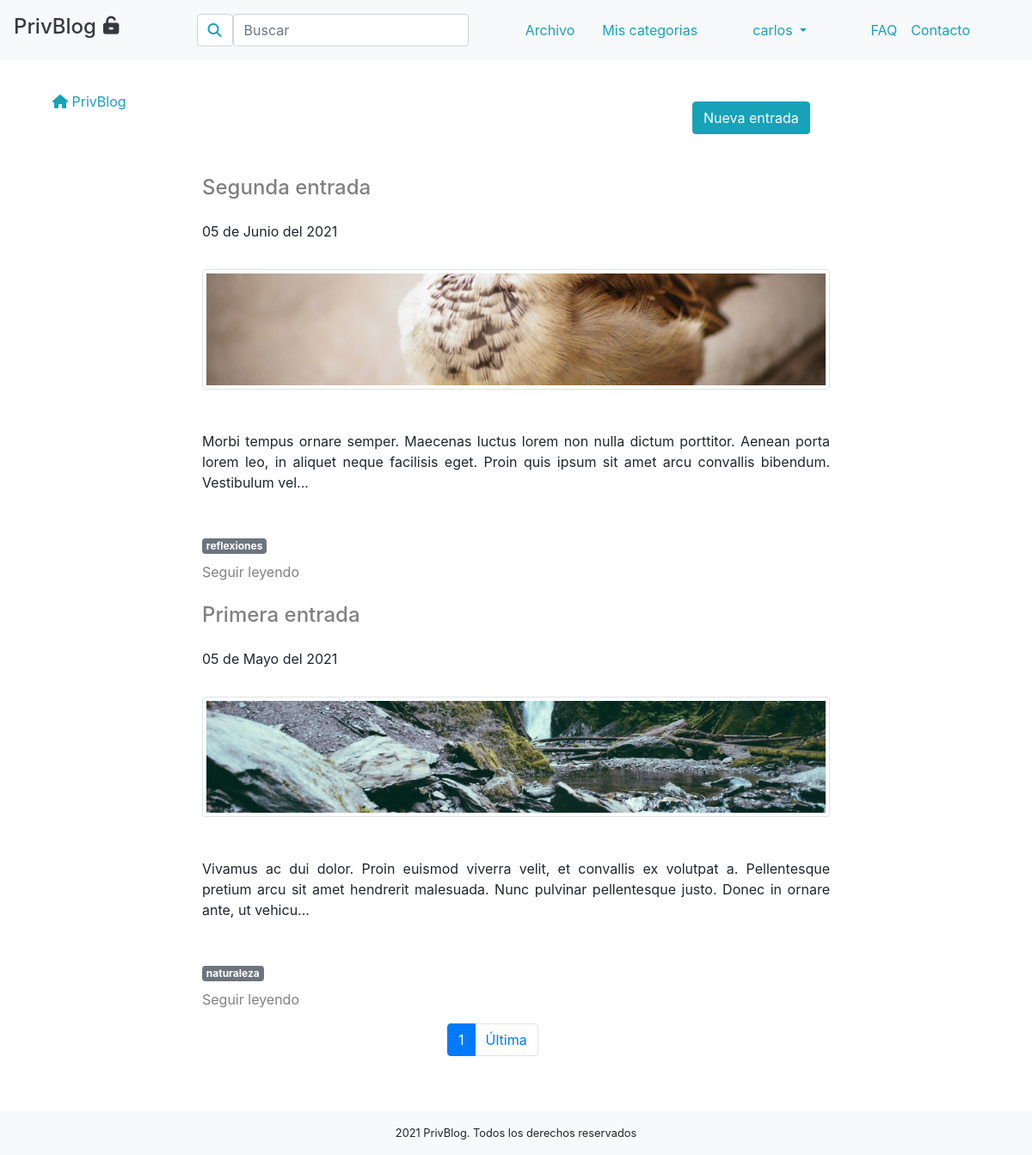
The page /contenido.php (signed in) on the database its author committed.
### tables this page shows
CREATE TABLE IF NOT EXISTS `entrada` (
  `id` int(11) NOT NULL AUTO_INCREMENT,
  `titulo` char(50) DEFAULT NULL,
  `texto` varchar(10000) NOT NULL DEFAULT '',
  `autor` char(50) NOT NULL,
  `imagen` varchar(500) DEFAULT NULL,
  `fecha` timestamp NOT NULL DEFAULT current_timestamp(),
  PRIMARY KEY (`id`),
  KEY `FK_entrada_persona` (`autor`),
  CONSTRAINT `FK_entrada_persona` FOREIGN KEY (`autor`) REFERENCES `persona` (`nombre`) ON DELETE CASCADE ON UPDATE CASCADE
);

CREATE TABLE IF NOT EXISTS `asoc_categoria_entrada` (
  `id_categoria` int(11) NOT NULL,
  `id_entrada` int(11) NOT NULL,
  PRIMARY KEY (`id_categoria`,`id_entrada`),
  KEY `FK__entrada` (`id_entrada`),
  CONSTRAINT `FK__categoria` FOREIGN KEY (`id_categoria`) REFERENCES `categoria` (`id`) ON DELETE CASCADE ON UPDATE CASCADE,
  CONSTRAINT `FK__entrada` FOREIGN KEY (`id_entrada`) REFERENCES `entrada` (`id`) ON DELETE CASCADE ON UPDATE CASCADE
);

CREATE TABLE IF NOT EXISTS `categoria` (
  `id` int(11) NOT NULL AUTO_INCREMENT,
  `nombre` char(50) NOT NULL,
  `autor` char(50) NOT NULL,
  PRIMARY KEY (`id`),
  KEY `FK_categoria_persona` (`autor`),
  CONSTRAINT `FK_categoria_persona` FOREIGN KEY (`autor`) REFERENCES `persona` (`nombre`) ON DELETE CASCADE ON UPDATE CASCADE
);

### controlador/contenidoController.php (called while the page is built, shortened)
<?php
$paginacion=new Paginacion(2);
$pagina_actual=$paginacion->getPaginaActual();
$inicio=$paginacion->getInicio();
$num_entradas_por_pagina=$paginacion->getNumEntradasPagina();
$total_paginas=$paginacion->getNumeroPaginas();
$entradas_usuario=$paginacion->getEntradas($inicio, $num_entradas_por_pagina);
require 'vista/contenido.view.php';

### contenido.php (called while the page is built)
<?php
require('controlador/contenidoController.php');
 ?>

### modelo/PaginacionClass.php (called while the page is built, shortened)
<?php
class Paginacion{
private $pagina_actual;
protected $entradas_por_pagina;
private $inicio;
private $num_total_entradas;
public function __construct($entradas_pagina){
	$this->entradas_por_pagina=$entradas_pagina;
	$this->pagina_actual = isset($_GET['pagina']) ? (int)$_GET['pagina'] : 1;
	$this->inicio = ($this->pagina_actual > 1) ? ($this->pagina_actual * $this->entradas_por_pagina - $this->entradas_por_pagina) : 0 ;
}
public function getPaginaActual(){
	return $this->pagina_actual;
}
public function getInicio(){
	return $this->inicio;
}
public function getNumEntradasPagina(){
	return $this->entradas_por_pagina;
}
public function getEntradas($inicio, $entradas_por_pagina){
		$statement = Tool::conectarBase()->prepare("SELECT * FROM entrada WHERE autor='".$_SESSION['nombre']."' ORDER BY fecha DESC LIMIT {$inicio}, {$entradas_por_pagina}");
		$statement->execute();
		return $statement->fetchAll();
	}
public function getNumeroTotalEntradas(){
	$statement=Tool::conectarBase()->prepare("SELECT * FROM entrada WHERE autor='".$_SESSION['nombre']."'");
		$statement->execute(array());
		$resultado=$statement->fetchAll();
		if($resultado){
			$statement=Tool::conectarBase()->prepare("SELECT COUNT(*) AS total FROM entrada WHERE autor='".$_SESSION['nombre']."'");
		$statement->execute(array());
		return $this->num_total_entradas=$statement->fetch(PDO::FETCH_OBJ)->total;
		}
}
	public function getNumeroPaginas(){
		$this->getNumeroTotalEntradas();
		return $this->numero_paginas=ceil($this->num_total_entradas / $this->entradas_por_pagina);
	}
}
 ?>

### modelo/Tool.php (called while the page is built, shortened)
<?php
class Tool{
	public static $conexion;
	public static function conectarBase(){
		try {
			self::$conexion=new PDO("mysql:host=localhost; dbname=privblog", "root", "");
			return self::$conexion;
		} catch (PDOException $e) {
			header("Location:error_conexion.php");
		}
	}
	public static function convertirFecha($fecha){
		$timestamp = strtotime($fecha);
		$meses = ['Enero', 'Febrero', 'Marzo', 'Abril', 'Mayo', 'Junio', 'Julio', 'Agosto', 'Septiembre', 'Octubre', 'Noviembre', 'Diciembre'];
		$dia = date('d', $timestamp);
		$mes = date('m', $timestamp) - 1;
		$year = date('Y', $timestamp);
		$fecha = $dia .' de '. $meses[$mes] .' del '. $year;
		return $fecha;
	}
}

### modelo/Asoc_Categoria_EntradaClass.php (called while the page is built, shortened)
<?php
class Asoc_Categoria_Entrada{
	public static function getIdsCategorias($id_entrada){
		$statement=Tool::conectarBase()->query("SELECT id_categoria FROM asoc_categoria_entrada WHERE id_entrada=".$id_entrada."");
		return $statement->fetchAll();
		}
	public static function getNombreCategoria($id_categoria){
		$statement=Tool::conectarBase()->query("SELECT nombre FROM categoria WHERE id=".$id_categoria."");
		return $statement->fetch();
	}
}
?>

### vista/contenido.view.php (the view)
<?php require 'header.php'; ?>
<div class="content">
<div class="container">
	<div class="row">
    <div class=" col">
      <nav aria-label="breadcrumb">
  <ol  class="breadcrumb my-4">
    <li class="breadcrumb-item active" aria-current="page"><a href="index.php"><i class="fas fa-home"></i> PrivBlog</a></li>
  </ol>
</nav>
</div>
</div>
	<div class="row justify-content-end">
		<div class="col-4 mt-n5 mb-4">
			<a href="nuevo.php" class="btn btn-info" role="button">Nueva entrada</i></a>
		</div>
	</div>
	<div class="row justify-content-center">
		<div class="col-8">
			<?php
			foreach ($entradas_usuario as $entrada):?>
				<article class="my-3">
					<h4 class="my-4"><a href="single.php?id=<?php echo $entrada['id'];?>"><?php echo $entrada['titulo'];?></a></h4>
					<p class=""><?php echo Tool::convertirFecha($entrada['fecha']); ?></p>
					<?php if (!empty($entrada['imagen'])): ?>
						<div class="row">
							<div class="col mt-3">
								<img class="img-fluid img-thumbnail" src="fotos/<?php echo $entrada['imagen']; ?>">
							</div>
						</div>
					<?php endif; ?>
					<p class="my-5 text-justify"><?php echo substr($entrada['texto'], 0, 200); ?>...</p>
					<?php $ids_categorias_entrada=Asoc_Categoria_Entrada::getIdsCategorias($entrada['id']);?>
					<?php foreach($ids_categorias_entrada as $id_categoria_entrada): ?>
						<?php $nombre_categoria=Asoc_Categoria_Entrada::getNombreCategoria($id_categoria_entrada['0']) ?>
						<a href="resultados-categoria.php?id=<?php echo $id_categoria_entrada[0];?>">
								<span class="badge badge-secondary"><?php echo $nombre_categoria[0]; ?></span></a>
						<?php endforeach; ?>
							<br>
							<div class="mt-2"><a href="single.php?id=<?php echo $entrada['id'];?>">Seguir leyendo</a></div>
						</article>
					<?php endforeach; ?>
					</div>
				</div>
				<div class="row justify-content-center">
					<div class="col-2">
					<?php require 'paginacion.php'; ?>
				</div>
			</div>
			</div>
			</div>
			<?php require 'footer.php'; ?>

### vista/header.php (shortened to what this page needs)
<!DOCTYPE html>
<html lang="en">
<head>
	<link rel="stylesheet" href="https://maxcdn.bootstrapcdn.com/bootstrap/4.5.2/css/bootstrap.min.css">
	<link rel="stylesheet" type="text/css" href="css/estilos.css">
</head>
<body>
<header>
<nav class="navbar navbar-expand-sm bg-light d-flex justify-content-between">
  <a class="navbar-brand text-dark" href="index.php"><h4 >PrivBlog<i class="ml-2 fas fa-unlock-alt fa-sm" ></i></h4></a>
   <?php if (isset($_SESSION['nombre'])): ?>
    	<form class="form-inline ml-3" action="busqueda.php" method="GET">
    		<button class="boton_busqueda btn my-2" type="submit"><i class="fa fa-search" style="color:#17a2b8"></i></button>
      <input class="form-control" type="search" name="busqueda" placeholder="Buscar" aria-label="Search">
    </form>
  <ul class="navbar-nav">
    <li class="nav-item">
      <a class="nav-link" href="archivo-entradas.php">Archivo</a>
    </li>
    <li class="nav-item">
      <a class="nav-link mr-5 ml-3" href="archivo-categorias.php">Mis categorias</a>
    </li>
    <li class="nav-item dropdown text-info">
      <a class="nav-link dropdown-toggle tex-info alternativa" href="#" id="navbardrop" data-toggle="dropdown" style="color:#17a2b8">
        <?php echo $_SESSION['nombre']; ?>
      </a>
    </li>
</ul>
  <?php endif ?>
<ul class="navbar-nav">
    <li class="nav-item">
      <a class="nav-link mr-1s" href="faq.php">FAQ</a>
    </li>
    <li class="nav-item mr-5">
      <a class="nav-link" href="mailto:privblog@gmail.com">Contacto</a>
    </li>
  </ul>
</nav>
</header>

### vista/paginacion.php (shortened to what this page needs)
<ul class="pagination">
						<?php $paginacion=new Paginacion(2);
						$num_entradas=$paginacion->getNumeroTotalEntradas();
						if($num_entradas>1): ?>
							<li class="page-item active"><a class="page-link" href="?pagina=<?php echo $pagina_actual; ?>"><?php echo $pagina_actual; ?></a></li>
							<?php if ($pagina_actual!==$total_paginas): ?>
							<li class="page-item"><a class="page-link" href="?pagina=<?php echo $total_paginas; ?>">Última</a></li>
							<?php endif; ?>
						</ul>
						<?php endif; ?>

### vista/footer.php (shortened to what this page needs)
<div class="pie">
	<footer class=" bg-light">
		<div class="">
			<div class="footer d-flex justify-content-center mt-5 py-3"><small>2021 PrivBlog. Todos los derechos reservados</small></div>
		</footer>
		</div>
</body>
</html>
</body>
</html>

### css/estilos.css (style rules this page uses)
.boton_busqueda { background-color: white; border-color: #d3d3d3; }
.breadcrumb { background-color: white; color:#17a2b8; }
body { display: flex; flex-direction: column; margin: 0; min-height: 100vh; }
.content { flex: 1; }
a { color:grey; }
nav a { color:#17a2b8; }

### rows shown on the page
entrada: titulo "Segunda entrada", fecha "05 de Junio del 2021", imagen (picture), texto "Morbi tempus ornare semper. Maecenas luctus lorem non nulla dictum porttitor. Aenean porta lorem leo, in aliquet neque facilisis eget. Proin quis ipsum sit amet arcu convallis bibendum. Vestibulum vel"
asoc_categoria_entrada: id_categoria.nombre "reflexiones"
entrada: titulo "Primera entrada", fecha "05 de Mayo del 2021", imagen (picture), texto "Vivamus ac dui dolor. Proin euismod viverra velit, et convallis ex volutpat a. Pellentesque pretium arcu sit amet hendrerit malesuada. Nunc pulvinar pellentesque justo. Donec in ornare ante, ut vehicu"
asoc_categoria_entrada: id_categoria.nombre "naturaleza"

### other values the page prints
$_SESSION['nombre'] "carlos"
$pagina_actual "1"
